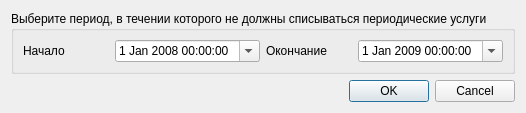
<ui version="4.0" >
 <class>Dialog</class>
 <widget class="QDialog" name="Dialog" >
  <property name="geometry" >
   <rect>
    <x>0</x>
    <y>0</y>
    <width>480</width>
    <height>108</height>
   </rect>
  </property>
  <property name="windowTitle" >
   <string>Выберите период</string>
  </property>
  <layout class="QGridLayout" name="gridLayout" >
   <item row="0" column="0" >
    <widget class="QGroupBox" name="groupBox" >
     <property name="title" >
      <string>Выберите период, в течении которого не должны списываться периодические услуги</string>
     </property>
     <layout class="QGridLayout" name="gridLayout_2" >
      <item row="0" column="0" >
       <widget class="QLabel" name="label_start_date" >
        <property name="text" >
         <string>Начало</string>
        </property>
       </widget>
      </item>
      <item row="0" column="1" >
       <widget class="QDateTimeEdit" name="dateTimeEdit_start_date" >
        <property name="minimumSize" >
         <size>
          <width>0</width>
          <height>22</height>
         </size>
        </property>
        <property name="dateTime" >
         <datetime>
          <hour>0</hour>
          <minute>0</minute>
          <second>0</second>
          <year>2008</year>
          <month>1</month>
          <day>1</day>
         </datetime>
        </property>
        <property name="calendarPopup" >
         <bool>true</bool>
        </property>
       </widget>
      </item>
      <item row="0" column="2" >
       <widget class="QLabel" name="label_end_date" >
        <property name="text" >
         <string>Окончание</string>
        </property>
       </widget>
      </item>
      <item row="0" column="3" >
       <widget class="QDateTimeEdit" name="dateTimeEdit_end_date" >
        <property name="minimumSize" >
         <size>
          <width>0</width>
          <height>22</height>
         </size>
        </property>
        <property name="buttonSymbols" >
         <enum>QAbstractSpinBox::UpDownArrows</enum>
        </property>
        <property name="dateTime" >
         <datetime>
          <hour>0</hour>
          <minute>0</minute>
          <second>0</second>
          <year>2009</year>
          <month>1</month>
          <day>1</day>
         </datetime>
        </property>
        <property name="minimumDateTime" >
         <datetime>
          <hour>0</hour>
          <minute>0</minute>
          <second>0</second>
          <year>2008</year>
          <month>9</month>
          <day>14</day>
         </datetime>
        </property>
        <property name="calendarPopup" >
         <bool>true</bool>
        </property>
       </widget>
      </item>
     </layout>
    </widget>
   </item>
   <item row="1" column="0" >
    <widget class="QDialogButtonBox" name="buttonBox" >
     <property name="orientation" >
      <enum>Qt::Horizontal</enum>
     </property>
     <property name="standardButtons" >
      <set>QDialogButtonBox::Cancel|QDialogButtonBox::Ok</set>
     </property>
    </widget>
   </item>
  </layout>
 </widget>
 <resources/>
 <connections>
  <connection>
   <sender>buttonBox</sender>
   <signal>accepted()</signal>
   <receiver>Dialog</receiver>
   <slot>accept()</slot>
   <hints>
    <hint type="sourcelabel" >
     <x>248</x>
     <y>254</y>
    </hint>
    <hint type="destinationlabel" >
     <x>157</x>
     <y>274</y>
    </hint>
   </hints>
  </connection>
  <connection>
   <sender>buttonBox</sender>
   <signal>rejected()</signal>
   <receiver>Dialog</receiver>
   <slot>reject()</slot>
   <hints>
    <hint type="sourcelabel" >
     <x>316</x>
     <y>260</y>
    </hint>
    <hint type="destinationlabel" >
     <x>286</x>
     <y>274</y>
    </hint>
   </hints>
  </connection>
 </connections>
</ui>
